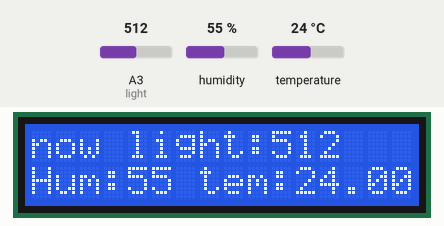
Simulated run of this sketch. Board: Arduino Uno, built with avr-gcc and run on an emulated ATmega328P. Shown: 16×2 character LCD. The test bench sets the inputs (shaded band); at power-on: humidity 55 %, A3 (light) = 512, temperature 24 °C.

Above: at 1.2 s.
1.3 s: humidity set to 22 %
At 2.7 s:
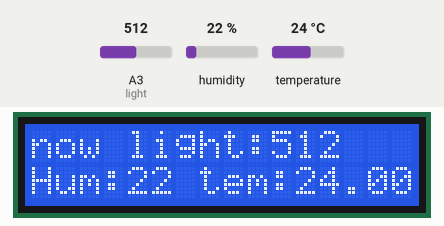
3.6 s: A3 (light) set to 716
At 4.2 s:
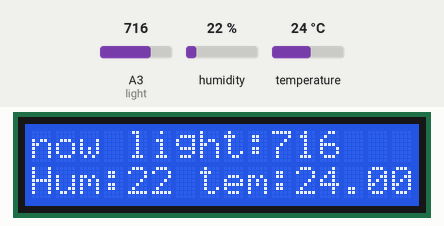
5.1 s: temperature set to 12 °C
At 6.9 s:
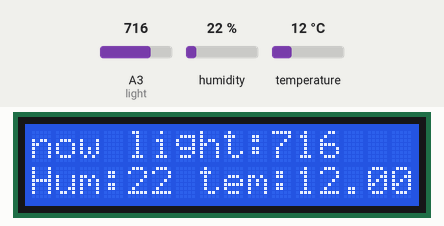
7.7 s: A3 (light) set to 900
At 8.4 s:
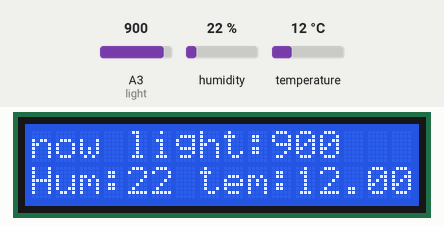
9.2 s: humidity set to 40 %
At 11.2 s:
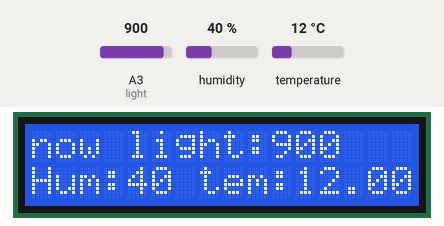
11.8 s: A3 (light) set to 1023
At 12.6 s:
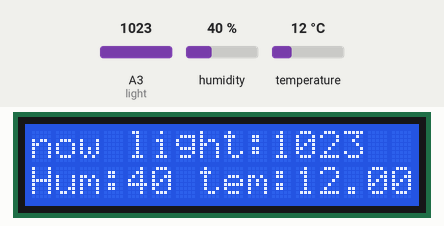
Timing chart, 0 to 14.3 s (numbered marks = the images above; inputs shaded):
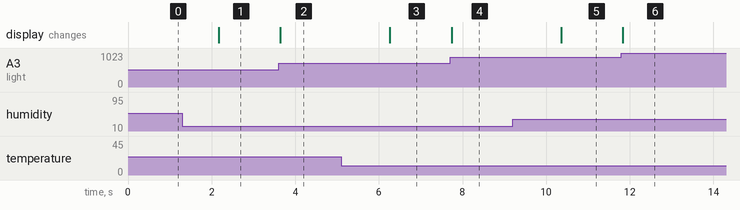

Measured:
- after the input at 1.3 s, the display: changes after 0.87 s (image 1)
- after the input at 3.6 s, the display: changes at once (image 2)
- after the input at 5.1 s, the display: changes after 1.2 s (image 3)
- after the input at 7.7 s, the display: changes at once (image 4)
- after the input at 9.2 s, the display: changes after 1.2 s (image 5)
- after the input at 11.8 s, the display: changes at once (image 6)

The sketch:

lcdprint.ino
```cpp
#include <Wire.h>
#include <LiquidCrystal_I2C.h>
#include "DHT.h"
#define DHTTYPE DHT11
LiquidCrystal_I2C lcd(0x20, 16, 2);


int light = A3;  //빛센서
int temp = 9;
DHT dht(temp, DHTTYPE);
void setup() {
  lcd.init();
  lcd.backlight();
}

void loop() {
  int v = analogRead(light);
  int h = dht.readHumidity();
  float t = dht.readTemperature();

  lcd.setCursor(0, 0);  //칸 번호, 줄번호
  lcd.print("now light:");
  lcd.print(v);
  lcd.setCursor(0, 1);  //칸 번호, 줄번호
  lcd.print("Hum:");
  lcd.print(h);
  lcd.print(" tem:");
  lcd.print(t);
}
```
